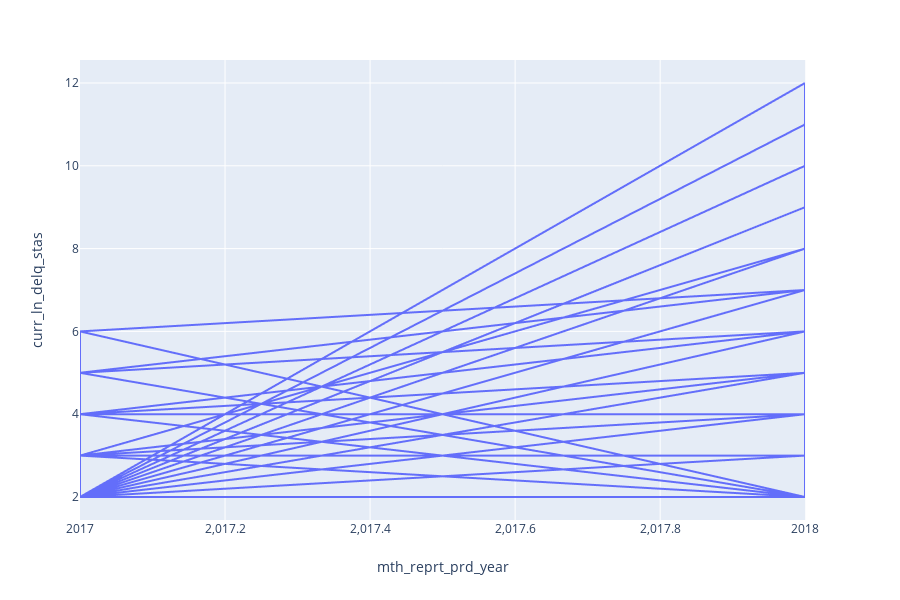

Notebook code for this chart:
### Code cell
fig = px.line(data, x='mth_reprt_prd_year', y='curr_ln_delq_stas')
fig.show()

### Figure 1 — Plotly figure (JSON) as saved in the notebook; plotly's stock layout.template omitted (floating-point values rounded to 4 significant figures; data arrays with more than 128 entries replaced by an {"elided": "..."} marker saying what was removed)
{"data": [{"hoverlabel": {"namelength": 0}, "hovertemplate": "mth_reprt_prd_year=%{x}<br>curr_ln_delq_stas=%{y}", "legendgroup": "", "line": {"color": "#636efa", "dash": "solid"}, "mode": "lines", "name": "", "showlegend": false, "type": "scattergl", "x": {"elided": "10000 int values"}, "xaxis": "x", "y": {"elided": "10000 int values"}, "yaxis": "y"}], "layout": {"height": 600, "legend": {"tracegroupgap": 0}, "margin": {"t": 60}, "xaxis": {"anchor": "y", "domain": [0, 0.98], "title": {"text": "mth_reprt_prd_year"}}, "yaxis": {"anchor": "x", "domain": [0, 1], "title": {"text": "curr_ln_delq_stas"}}}}
